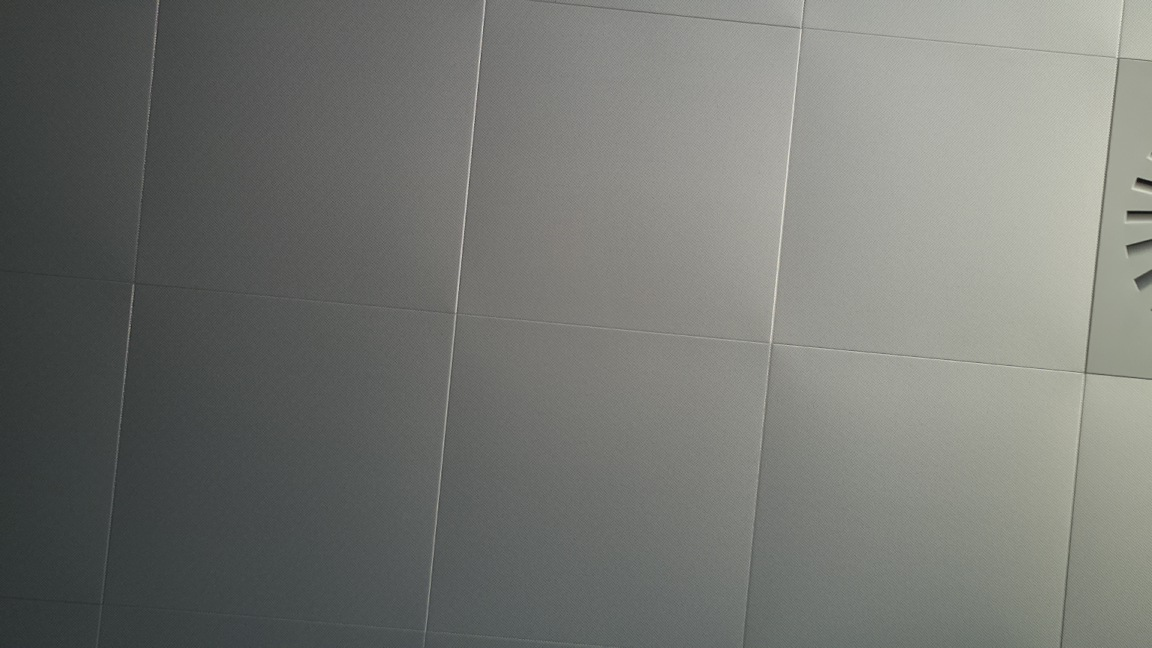
#> input picture photos/130627_563.jpg, 1152 x 648 px
$ python motion.py ../../photos/130627_563.jpg ../../photos/130835_236.jpg
#> lines starting #> are read from the running program, lines starting #| are printed output that depends on the picture; after the words box and inside, x2 and y2 are one past the last pixel; in counts of white or black regions, pixels touching at a corner belong together
#!/usr/bin/env python3
'''
2022-2024 Kjeld Jensen

sudo apt install python3-opencv
'''

# parameters

# imports
import sys
import cv2
import numpy as np

class cam_class():
	def __init__(self):
		pass

	def img_scale(self, img):
		scale_percent = 15 # percent of original size
		width = int(img.shape[1] * scale_percent / 100)
#> width = 172
		height = int(img.shape[0] * scale_percent / 100)
#> height = 97
		dim = (width, height)
#> dim = (172, 97)
		img_scaled = cv2.resize(img, dim, interpolation = cv2.INTER_AREA)
		return img_scaled

	def img_process(self, img):
		img = cv2.cvtColor(img, cv2.COLOR_BGR2GRAY)
		img = self.img_scale(img)
		img = cv2.GaussianBlur(img, (21, 21), 0)
#> img: shape (97, 172)
		return img

	def motion_detect(self, path_img1, path_img2):
		motion = False
		img1 = self.img_process(cv2.imread(path_img1))
		img2 = self.img_process(cv2.imread(path_img2))
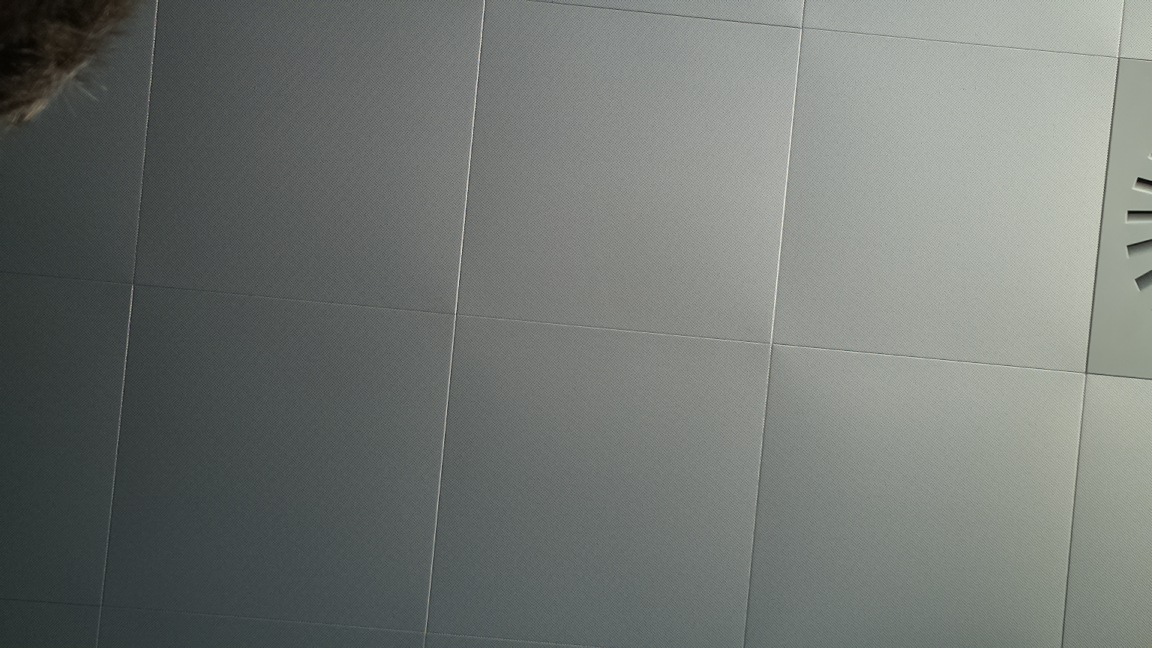
#> input picture photos/130835_236.jpg, 1152 x 648 px

		# inspired by https://raw.githubusercontent.com/cristianpb/object-detection/master/backend/motion.py
		img_diff = cv2.absdiff(img1, img2)
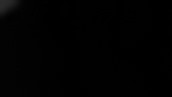
#> img_diff: shape (97, 172); min 0, max 44, mean 1.3
		#img_prev = img

		# 4. Dilute the image a bit to make differences more seeable; more suitable for contour detection
		kernel = np.ones((5, 5))
		img_diff = cv2.dilate(img_diff, kernel, 1)

		# 5. Only take different areas that are different enough (>20 / 255)
		img_thresh = cv2.threshold(src=img_diff, thresh=20, maxval=255, type=cv2.THRESH_BINARY)[1]
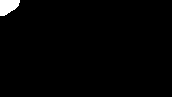
#> img_thresh: shape (97, 172); 1.4% white; 1 white region
		#cv2.imwrite("./img_thresh.png", img_thresh)

		contours, _ = cv2.findContours(image=img_thresh, mode=cv2.RETR_EXTERNAL, method=cv2.CHAIN_APPROX_SIMPLE)
#> contours = 1 contour; box (x1, y1, x2, y2) and area: (0, 0, 20, 16) 208
		#cv2.drawContours(image=img, contours=contours, contourIdx=-1, color=(0, 255, 0), thickness=2, lineType=cv2.LINE_AA)

		motion = False
		for contour in contours:
			if cv2.contourArea(contour) < 100:
			# too small: skip!
				continue
			motion = True
			(x, y, w, h) = cv2.boundingRect(contour)
			cv2.rectangle(img=img2, pt1=(x, y), pt2=(x + w, y + h), color=(255, 255, 0), thickness=4)
#> this loop made 1 pass
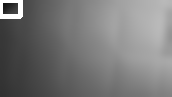
#> img2: shape (97, 172); min 20, max 255, mean 119.5
		if motion:
			motion = True
		cv2.imwrite("./motion_detect.png", img2)
		return motion


def main():
	cam = cam_class()
	if len(sys.argv) != 3:
		print("Usage: python3 motion_detect.py file1 file2")
		return

	path_img1 = sys.argv[1]
	path_img2 = sys.argv[2]
	motion = cam.motion_detect (path_img1, path_img2)
	if motion:
		print ('Motion detected')
		return 1
	else:
		print ('No motion')
		return 0


if __name__ == "__main__":
	main()
